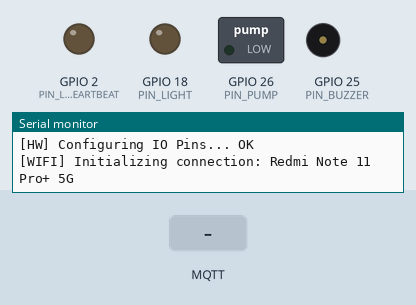
Recording of a sketch running on a simulated ESP32. Shown: switched loads named in the sketch (green lamp = pin HIGH), output pins drawn as LEDs (lit = HIGH), buzzer (waves = sounding, pin HIGH), the last lines printed to the serial monitor. Dashed ring = blinking. The test bench sets the inputs (shaded band). WiFi joins after 1.5 s; servers stay silent unless stated; random numbers use the default seed unless the sketch sets one; no MQTT or app messages arrive unless stated.

Above: at 1.1 s.
At 3.7 s:
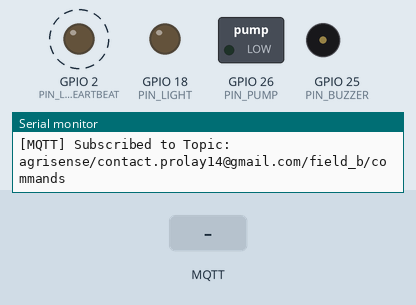
3.8 s: MQTT message "PUMP_ON" arrives on the first subscribed topic
6.0 s: MQTT message "PUMP_OFF" arrives on the first subscribed topic
8.0 s: MQTT message "BUZZER_ON" arrives on the first subscribed topic
Timing chart, 0 to 16.0 s (numbered marks = the images above; inputs shaded):
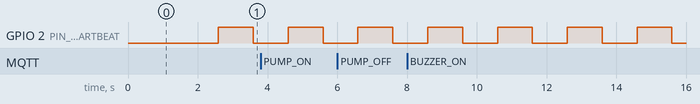

Measured:
- by itself, GPIO 2 (PIN_LED_HEARTBEAT): alternates HIGH for 1.0 s and LOW for 1.0 s

The sketch:

AgriSense_Pro_Firmware.ino
```cpp
/**
 * ============================================================================
 * @file    AgriSense_Pro_Firmware.ino
 * @author  Prolayjit Biswas
 * @version 2.6.0 (Production Stable)
 * @date    2026-05-07
 * @brief   Unified Industrial Gateway Node for AgriSense Pro.
 *          Handles multi-zone telemetry (Soil, Weather, Storage, Irrigation)
 *          and bidirectional MQTT communication via HiveMQ Cloud.
 * ============================================================================
 */

#include <WiFi.h>
#include <WiFiClientSecure.h>
#include <PubSubClient.h>
#include <ArduinoJson.h>

/* ----------------------------------------------------------------------------
 *  GLOBAL DEFINITIONS & HARDWARE MAPPING
 * ---------------------------------------------------------------------------- */
#define SERIAL_BAUD      115200
#define PUBLISH_INTERVAL 5000     // 5 seconds
#define MQTT_BUFFER_SIZE 2048     // Increased for rich JSON payloads
#define WIFI_RETRY_DELAY 500
#define MQTT_RETRY_DELAY 5000

// Hardware Pin Assignments
#define PIN_LED_HEARTBEAT 2       // Internal ESP32 LED
#define PIN_PUMP          26
#define PIN_BUZZER        25
#define PIN_LIGHT         18
#define PIN_SENSOR_DATA   34

/* ----------------------------------------------------------------------------
 *  NETWORK CONFIGURATION
 * ---------------------------------------------------------------------------- */
const char* WIFI_SSID    = "Redmi Note 11 Pro+ 5G";
const char* WIFI_PASS    = "@polu1411P";

const char* MQTT_HOST    = "94115c42cfdb4cafbaeab332ee285834.s1.eu.hivemq.cloud";
const int   MQTT_PORT    = 8883;
const char* MQTT_USER    = "Agri-Sense_admin";
const char* MQTT_PASS    = "@agri2026P";

// 🔐 ACCOUNT BINDING: This email MUST match the Firebase login email used in the AgriSense app.
//    The MQTT topic is built from this email: agrisense/{USER_EMAIL}/field_b/sensors
//    If the email here doesn't match your login email, the app will receive data
//    but the topic subscription won't filter it (or it will subscribe to wrong topic).
const char* USER_EMAIL   = "contact.prolay14@gmail.com"; // ← UPDATE THIS TO YOUR FIREBASE LOGIN EMAIL

// MQTT Topics (Constructed dynamically in setup)
String TOPIC_SENSORS;
String TOPIC_COMMANDS;

/* ----------------------------------------------------------------------------
 *  SYSTEM STATE & OBJECTS
 * ---------------------------------------------------------------------------- */
WiFiClientSecure espClient;
PubSubClient     mqttClient(espClient);
unsigned long    lastPublishTime = 0;
unsigned long    lastHeartbeat   = 0;
bool             ledState        = false;

struct SystemState {
  bool pumpActive   = false;
  bool buzzerActive = false;
  bool lightActive  = false;
  const char* nodeID = "AgriSense_Pro_Node";
} state;

/* ----------------------------------------------------------------------------
 *  FUNCTION PROTOTYPES
 * ---------------------------------------------------------------------------- */
void setupHardware();
void connectWifi();
void connectMqtt();
void onMessageReceived(char* topic, byte* payload, unsigned int length);
void processTelemetry();
void logFullTelemetry(StaticJsonDocument<1200>& doc);
void handleHeartbeat();

/* ----------------------------------------------------------------------------
 *  MAIN SETUP
 * ---------------------------------------------------------------------------- */
void setup() {
  Serial.begin(SERIAL_BAUD);
  delay(1000);

  Serial.println(F("\n\r"));
  Serial.println(F("    ___                _  _____                       "));
  Serial.println(F("   / _ | ___ _  ____ _(_)/ ___/ ___  ___  ___ ___     "));
  Serial.println(F("  / __ |/ _ `/ / __ `/ / /__  / -_)/ _ \\(_-</ -_)    "));
  Serial.println(F(" /_/ |_|\\_, / /_/ /_/_/\\___/  \\__/ /_//_/___/\\__/     "));
  Serial.println(F("       /___/  PRO INDUSTRIAL GATEWAY v2.6.0           "));
  Serial.println(F(" -----------------------------------------------------"));

  // Construct topics dynamically using the centralized email
  TOPIC_SENSORS  = "agrisense/" + String(USER_EMAIL) + "/field_b/sensors";
  TOPIC_COMMANDS = "agrisense/" + String(USER_EMAIL) + "/field_b/commands";

  setupHardware();
  connectWifi();

  // Secure connection setup (Skip SSL validation for development convenience)
  espClient.setInsecure();

  mqttClient.setServer(MQTT_HOST, MQTT_PORT);
  mqttClient.setCallback(onMessageReceived);
  mqttClient.setBufferSize(MQTT_BUFFER_SIZE);

  Serial.println(F("[SYSTEM] Core initialization sequence complete."));
}

/* ----------------------------------------------------------------------------
 *  MAIN LOOP
 * ---------------------------------------------------------------------------- */
void loop() {
  if (!mqttClient.connected()) {
    connectMqtt();
  }
  mqttClient.loop();

  handleHeartbeat();

  unsigned long currentTime = millis();
  if (currentTime - lastPublishTime >= PUBLISH_INTERVAL) {
    lastPublishTime = currentTime;
    processTelemetry();
  }
}

/* ----------------------------------------------------------------------------
 *  HARDWARE INITIALIZATION
 * ---------------------------------------------------------------------------- */
void setupHardware() {
  Serial.print(F("[HW] Configuring IO Pins..."));
  pinMode(PIN_LED_HEARTBEAT, OUTPUT);
  pinMode(PIN_PUMP,          OUTPUT);
  pinMode(PIN_BUZZER,        OUTPUT);
  pinMode(PIN_LIGHT,         OUTPUT);

  // Ensure default states
  digitalWrite(PIN_LED_HEARTBEAT, LOW);
  digitalWrite(PIN_PUMP,          LOW);
  digitalWrite(PIN_BUZZER,        LOW);
  digitalWrite(PIN_LIGHT,         LOW);
  Serial.println(F(" OK"));
}

/* ----------------------------------------------------------------------------
 *  HEARTBEAT LED HANDLER
 * ---------------------------------------------------------------------------- */
void handleHeartbeat() {
  unsigned long now = millis();
  if (now - lastHeartbeat >= 1000) { // Blink every 1 second
    lastHeartbeat = now;
    ledState = !ledState;
    digitalWrite(PIN_LED_HEARTBEAT, ledState);
  }
}

/* ----------------------------------------------------------------------------
 *  WIFI CONNECTIVITY
 * ---------------------------------------------------------------------------- */
void connectWifi() {
  Serial.print(F("[WIFI] Initializing connection: "));
  Serial.println(WIFI_SSID);

  WiFi.begin(WIFI_SSID, WIFI_PASS);

  int attempts = 0;
  while (WiFi.status() != WL_CONNECTED && attempts < 40) {
    delay(WIFI_RETRY_DELAY);
    Serial.print(F("."));
    attempts++;
  }

  if (WiFi.status() == WL_CONNECTED) {
    Serial.println(F("\n[WIFI] Connected Successfully!"));
    Serial.print(F("[WIFI] Node IP Address: "));
    Serial.println(WiFi.localIP());
  } else {
    Serial.println(F("\n[WIFI] CRITICAL ERROR: Connection Failed. Rebooting..."));
    delay(5000);
    ESP.restart();
  }
}

/* ----------------------------------------------------------------------------
 *  MQTT CONNECTIVITY
 * ---------------------------------------------------------------------------- */
void connectMqtt() {
  while (!mqttClient.connected()) {
    Serial.print(F("[MQTT] Authenticating with HiveMQ..."));

    // Generate unique ClientID based on MAC Address
    String clientId = "AGRI_PRO_" + WiFi.macAddress();
    clientId.replace(":", "");

    if (mqttClient.connect(clientId.c_str(), MQTT_USER, MQTT_PASS)) {
      Serial.println(F(" CONNECTED"));
      mqttClient.subscribe(TOPIC_COMMANDS.c_str());
      Serial.print(F("[MQTT] Subscribed to Topic: "));
      Serial.println(TOPIC_COMMANDS);
    } else {
      Serial.print(F(" FAILED [Code: "));
      Serial.print(mqttClient.state());
      Serial.println(F("]. Retrying in 5s..."));
      delay(MQTT_RETRY_DELAY);
    }
  }
}

/* ----------------------------------------------------------------------------
 *  COMMAND HANDLER (MQTT CALLBACK)
 * ---------------------------------------------------------------------------- */
void onMessageReceived(char* topic, byte* payload, unsigned int length) {
  StaticJsonDocument<256> doc;
  String messageBody = "";

  for (unsigned int i = 0; i < length; i++) {
    messageBody += (char)payload[i];
  }

  Serial.println(F("\n[MQTT] Incoming Command Message:"));
  Serial.println("   > " + messageBody);

  DeserializationError error = deserializeJson(doc, messageBody);
  if (error) {
    Serial.print(F("[JSON] Parse Error: "));
    Serial.println(error.c_str());
    return;
  }

  const char* action = doc["action"] | "NONE";

  // --- ACTUATOR LOGIC ---
  if (strcmp(action, "PUMP_ON") == 0) {
    state.pumpActive = true;
    digitalWrite(PIN_PUMP, HIGH);
    Serial.println(F("[EXEC] PUMP STATUS: ACTIVE (Manual Override)"));
  }
  else if (strcmp(action, "PUMP_OFF") == 0) {
    state.pumpActive = false;
    digitalWrite(PIN_PUMP, LOW);
    Serial.println(F("[EXEC] PUMP STATUS: STANDBY"));
  }
  else if (strcmp(action, "BUZZER_ON") == 0) {
    state.buzzerActive = true;
    digitalWrite(PIN_BUZZER, HIGH);
    Serial.println(F("[EXEC] ALERT SYSTEM: TRIGGERED"));
  }
  else if (strcmp(action, "BUZZER_OFF") == 0) {
    state.buzzerActive = false;
    digitalWrite(PIN_BUZZER, LOW);
    Serial.println(F("[EXEC] ALERT SYSTEM: SILENCED"));
  }
  else if (strcmp(action, "LIGHT_ON") == 0) {
    state.lightActive = true;
    digitalWrite(PIN_LIGHT, HIGH);
    Serial.println(F("[EXEC] FACILITY LIGHTS: ILLUMINATED"));
  }
  else if (strcmp(action, "LIGHT_OFF") == 0) {
    state.lightActive = false;
    digitalWrite(PIN_LIGHT, LOW);
    Serial.println(F("[EXEC] FACILITY LIGHTS: EXTINGUISHED"));
  }
}

/* ----------------------------------------------------------------------------
 *  TELEMETRY PROCESSING & PUBLISHING
 * ---------------------------------------------------------------------------- */
void processTelemetry() {
  StaticJsonDocument<1200> doc;
  doc["user_email"] = USER_EMAIL;

  // Section 1: SOIL PARAMETERS (NPK + Environment)
  JsonObject soil = doc.createNestedObject("soil");
  soil["ph"]       = (random(62, 74) / 10.0f);
  soil["temp"]     = random(24, 31);
  soil["moisture"] = random(45, 68);

  JsonObject npk = soil.createNestedObject("npk");
  npk["n"] = random(80, 110);
  npk["p"] = random(40, 65);
  npk["k"] = random(180, 235);

  // Section 2: CLIMATE & ATMOSPHERE
  JsonObject weather = doc.createNestedObject("weather");
  weather["temp"] = (random(280, 355) / 10.0f);
  weather["humidity"]  = random(55, 82);
  weather["lightIntensity"]  = random(3000, 8501);
  weather["rainLevel"] = (random(0, 10) > 8) ? random(20, 95) : 0;

  // Sections 3 & 5 OMITTED TO MATCH PRODUCTION (Storage/Vision Offline)

  // Section 4: HYDRAULICS & IRRIGATION
  JsonObject irrigation = doc.createNestedObject("irrigation");
  irrigation["pump"]  = state.pumpActive ? "ACTIVE" : "ONLINE";

  // Section 6: HARDWARE NODE STATUS
  JsonObject hardware = doc.createNestedObject("hardware");
  hardware["pump"]    = state.pumpActive   ? "ACTIVE" : "ONLINE";
  hardware["display"] = "ONLINE";

  // Global Node Metadata
  doc["node"]   = state.nodeID;
  doc["status"] = "HEALTHY";
  doc["rssi"]   = WiFi.RSSI();
  doc["uptime"] = millis() / 1000;

  // Serialize and Transmit
  char payloadBuffer[1200];
  serializeJson(doc, payloadBuffer);

  if (mqttClient.publish(TOPIC_SENSORS.c_str(), payloadBuffer)) {
    logFullTelemetry(doc);
  } else {
    Serial.println(F("[MQTT] FAIL: Transmission Error."));
  }
}

/* ----------------------------------------------------------------------------
 *  SERIAL DEBUG LOGGING
 * ---------------------------------------------------------------------------- */
void logFullTelemetry(StaticJsonDocument<1200>& doc) {
  Serial.println(F("\n\r>> [TX] UPLINK SUCCESSFUL"));
  Serial.print(F("   [INFO] NodeID: ")); Serial.println(doc["node"].as<const char*>());
  Serial.print(F("   [INFO] Signal: ")); Serial.print(doc["rssi"].as<int>()); Serial.println(" dBm");

  Serial.println(F("   [DATA] ZONE: SOIL HEALTH"));
  Serial.print(F("          |-- N/P/K:  "));
  Serial.print(doc["soil"]["npk"]["n"].as<int>()); Serial.print("/");
  Serial.print(doc["soil"]["npk"]["p"].as<int>()); Serial.print("/");
  Serial.println(doc["soil"]["npk"]["k"].as<int>());
  Serial.print(F("          |-- pH/T/M: "));
  Serial.print(doc["soil"]["ph"].as<float>()); Serial.print(" / ");
  Serial.print(doc["soil"]["temp"].as<int>()); Serial.print("C / ");
  Serial.print(doc["soil"]["moisture"].as<int>()); Serial.println("%");

  Serial.println(F("   [DATA] ZONE: WEATHER"));
  Serial.print(F("          |-- LDR/RN: "));
  Serial.print(doc["weather"]["lightIntensity"].as<int>()); Serial.print(" lx / ");
  Serial.print(doc["weather"]["rainLevel"].as<int>()); Serial.println(" %");
  Serial.print(F("          |-- T/H:    "));
  Serial.print(doc["weather"]["temp"].as<float>()); Serial.print("C / ");
  Serial.print(doc["weather"]["humidity"].as<int>()); Serial.println("%");

  Serial.println(F("   [DATA] ZONE: HYDRAULIC"));
  Serial.print(F("          |-- PUMP:   "));
  Serial.println(doc["irrigation"]["pump"].as<const char*>());

  Serial.print(F("   [TIME] Pulse: ")); Serial.print(doc["uptime"].as<long>()); Serial.println("s uptime");
  Serial.println(F("   -------------------------------------------------"));
}
```
